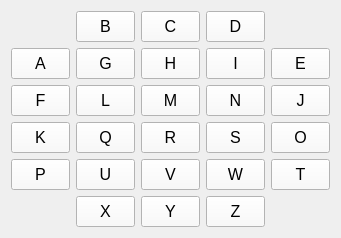
  <widget class="QWidget" name="layoutWidget">
   <property name="geometry">
    <rect>
     <x>70</x>
     <y>380</y>
     <width>341</width>
     <height>231</height>
    </rect>
   </property>
   <layout class="QGridLayout" name="gridLayout">
    <item row="1" column="3">
     <widget class="QPushButton" name="buttonAlphabet26">
      <property name="sizePolicy">
       <sizepolicy hsizetype="Preferred" vsizetype="Preferred">
        <horstretch>0</horstretch>
        <verstretch>0</verstretch>
       </sizepolicy>
      </property>
      <property name="font">
       <font>
        <pointsize>12</pointsize>
       </font>
      </property>
      <property name="styleSheet">
       <string notr="true">QPushButton {
	background-color: rgb(250, 250, 250);
	padding: 5px;
}

QPushButton:pressed {
	background-color: #ff9f05;
	border: 1px solid gray;
	padding: 5px;
}</string>
      </property>
      <property name="text">
       <string>Z</string>
      </property>
     </widget>
    </item>
    <item row="0" column="3">
     <layout class="QVBoxLayout" name="verticalLayout_4">
      <item>
       <widget class="QPushButton" name="buttonAlphabet4">
        <property name="sizePolicy">
         <sizepolicy hsizetype="Preferred" vsizetype="Preferred">
          <horstretch>0</horstretch>
          <verstretch>0</verstretch>
         </sizepolicy>
        </property>
        <property name="font">
         <font>
          <pointsize>12</pointsize>
         </font>
        </property>
        <property name="styleSheet">
         <string notr="true">QPushButton {
	background-color: rgb(250, 250, 250);
	padding: 5px;
}

QPushButton:pressed {
	background-color: #ff9f05;
	border: 1px solid gray;
	padding: 5px;
}</string>
        </property>
        <property name="text">
         <string>D</string>
        </property>
       </widget>
      </item>
      <item>
       <widget class="QPushButton" name="buttonAlphabet9">
        <property name="sizePolicy">
         <sizepolicy hsizetype="Preferred" vsizetype="Preferred">
          <horstretch>0</horstretch>
          <verstretch>0</verstretch>
         </sizepolicy>
        </property>
        <property name="font">
         <font>
          <pointsize>12</pointsize>
         </font>
        </property>
        <property name="styleSheet">
         <string notr="true">QPushButton {
	background-color: rgb(250, 250, 250);
	padding: 5px;
}

QPushButton:pressed {
	background-color: #ff9f05;
	border: 1px solid gray;
	padding: 5px;
}</string>
        </property>
        <property name="text">
         <string>I</string>
        </property>
       </widget>
      </item>
      <item>
       <widget class="QPushButton" name="buttonAlphabet14">
        <property name="sizePolicy">
         <sizepolicy hsizetype="Preferred" vsizetype="Preferred">
          <horstretch>0</horstretch>
          <verstretch>0</verstretch>
         </sizepolicy>
        </property>
        <property name="font">
         <font>
          <pointsize>12</pointsize>
         </font>
        </property>
        <property name="styleSheet">
         <string notr="true">QPushButton {
	background-color: rgb(250, 250, 250);
	padding: 5px;
}

QPushButton:pressed {
	background-color: #ff9f05;
	border: 1px solid gray;
	padding: 5px;
}</string>
        </property>
        <property name="text">
         <string>N</string>
        </property>
       </widget>
      </item>
      <item>
       <widget class="QPushButton" name="buttonAlphabet19">
        <property name="sizePolicy">
         <sizepolicy hsizetype="Preferred" vsizetype="Preferred">
          <horstretch>0</horstretch>
          <verstretch>0</verstretch>
         </sizepolicy>
        </property>
        <property name="font">
         <font>
          <pointsize>12</pointsize>
         </font>
        </property>
        <property name="styleSheet">
         <string notr="true">QPushButton {
	background-color: rgb(250, 250, 250);
	padding: 5px;
}

QPushButton:pressed {
	background-color: #ff9f05;
	border: 1px solid gray;
	padding: 5px;
}</string>
        </property>
        <property name="text">
         <string>S</string>
        </property>
       </widget>
      </item>
      <item>
       <widget class="QPushButton" name="buttonAlphabet23">
        <property name="sizePolicy">
         <sizepolicy hsizetype="Preferred" vsizetype="Preferred">
          <horstretch>0</horstretch>
          <verstretch>0</verstretch>
         </sizepolicy>
        </property>
        <property name="font">
         <font>
          <pointsize>12</pointsize>
         </font>
        </property>
        <property name="styleSheet">
         <string notr="true">QPushButton {
	background-color: rgb(250, 250, 250);
	padding: 5px;
}

QPushButton:pressed {
	background-color: #ff9f05;
	border: 1px solid gray;
	padding: 5px;
}</string>
        </property>
        <property name="text">
         <string>W</string>
        </property>
       </widget>
      </item>
     </layout>
    </item>
    <item row="1" column="2">
     <widget class="QPushButton" name="buttonAlphabet25">
      <property name="sizePolicy">
       <sizepolicy hsizetype="Preferred" vsizetype="Preferred">
        <horstretch>0</horstretch>
        <verstretch>0</verstretch>
       </sizepolicy>
      </property>
      <property name="font">
       <font>
        <pointsize>12</pointsize>
       </font>
      </property>
      <property name="styleSheet">
       <string notr="true">QPushButton {
	background-color: rgb(250, 250, 250);
	padding: 5px;
}

QPushButton:pressed {
	background-color: #ff9f05;
	border: 1px solid gray;
	padding: 5px;
}</string>
      </property>
      <property name="text">
       <string>Y</string>
      </property>
     </widget>
    </item>
    <item row="1" column="0">
     <spacer name="verticalSpacer_2">
      <property name="orientation">
       <enum>Qt::Vertical</enum>
      </property>
      <property name="sizeHint" stdset="0">
       <size>
        <width>20</width>
        <height>40</height>
       </size>
      </property>
     </spacer>
    </item>
    <item row="0" column="4">
     <layout class="QVBoxLayout" name="verticalLayout_5">
      <item>
       <spacer name="verticalSpacer_3">
        <property name="orientation">
         <enum>Qt::Vertical</enum>
        </property>
        <property name="sizeHint" stdset="0">
         <size>
          <width>20</width>
          <height>40</height>
         </size>
        </property>
       </spacer>
      </item>
      <item>
       <widget class="QPushButton" name="buttonAlphabet5">
        <property name="sizePolicy">
         <sizepolicy hsizetype="Preferred" vsizetype="Preferred">
          <horstretch>0</horstretch>
          <verstretch>0</verstretch>
         </sizepolicy>
        </property>
        <property name="font">
         <font>
          <pointsize>12</pointsize>
         </font>
        </property>
        <property name="styleSheet">
         <string notr="true">QPushButton {
	background-color: rgb(250, 250, 250);
	padding: 5px;
}

QPushButton:pressed {
	background-color: #ff9f05;
	border: 1px solid gray;
	padding: 5px;
}</string>
        </property>
        <property name="text">
         <string>E</string>
        </property>
       </widget>
      </item>
      <item>
       <widget class="QPushButton" name="buttonAlphabet10">
        <property name="sizePolicy">
         <sizepolicy hsizetype="Preferred" vsizetype="Preferred">
          <horstretch>0</horstretch>
          <verstretch>0</verstretch>
         </sizepolicy>
        </property>
        <property name="font">
         <font>
          <pointsize>12</pointsize>
         </font>
        </property>
        <property name="styleSheet">
         <string notr="true">QPushButton {
	background-color: rgb(250, 250, 250);
	padding: 5px;
}

QPushButton:pressed {
	background-color: #ff9f05;
	border: 1px solid gray;
	padding: 5px;
}</string>
        </property>
        <property name="text">
         <string>J</string>
        </property>
       </widget>
      </item>
      <item>
       <widget class="QPushButton" name="buttonAlphabet15">
        <property name="sizePolicy">
         <sizepolicy hsizetype="Preferred" vsizetype="Preferred">
          <horstretch>0</horstretch>
          <verstretch>0</verstretch>
         </sizepolicy>
        </property>
        <property name="font">
         <font>
          <pointsize>12</pointsize>
         </font>
        </property>
        <property name="styleSheet">
         <string notr="true">QPushButton {
	background-color: rgb(250, 250, 250);
	padding: 5px;
}

QPushButton:pressed {
	background-color: #ff9f05;
	border: 1px solid gray;
	padding: 5px;
}</string>
        </property>
        <property name="text">
         <string>O</string>
        </property>
       </widget>
      </item>
      <item>
       <widget class="QPushButton" name="buttonAlphabet20">
        <property name="sizePolicy">
         <sizepolicy hsizetype="Preferred" vsizetype="Preferred">
          <horstretch>0</horstretch>
          <verstretch>0</verstretch>
         </sizepolicy>
        </property>
        <property name="font">
         <font>
          <pointsize>12</pointsize>
         </font>
        </property>
        <property name="styleSheet">
         <string notr="true">QPushButton {
	background-color: rgb(250, 250, 250);
	padding: 5px;
}

QPushButton:pressed {
	background-color: #ff9f05;
	border: 1px solid gray;
	padding: 5px;
}</string>
        </property>
        <property name="text">
         <string>T</string>
        </property>
       </widget>
      </item>
     </layout>
    </item>
    <item row="0" column="0">
     <layout class="QVBoxLayout" name="verticalLayout">
      <item>
       <spacer name="verticalSpacer">
        <property name="orientation">
         <enum>Qt::Vertical</enum>
        </property>
        <property name="sizeHint" stdset="0">
         <size>
          <width>20</width>
          <height>40</height>
         </size>
        </property>
       </spacer>
      </item>
      <item>
       <widget class="QPushButton" name="buttonAlphabet1">
        <property name="sizePolicy">
         <sizepolicy hsizetype="Preferred" vsizetype="Preferred">
          <horstretch>0</horstretch>
          <verstretch>0</verstretch>
         </sizepolicy>
        </property>
        <property name="font">
         <font>
          <pointsize>12</pointsize>
         </font>
        </property>
        <property name="styleSheet">
         <string notr="true">QPushButton {
	background-color: rgb(250, 250, 250);
	padding: 5px;
}

QPushButton:pressed {
	background-color: #ff9f05;
	border: 1px solid gray;
	padding: 5px;
}</string>
        </property>
        <property name="text">
         <string>A</string>
        </property>
       </widget>
      </item>
      <item>
       <widget class="QPushButton" name="buttonAlphabet6">
        <property name="sizePolicy">
         <sizepolicy hsizetype="Preferred" vsizetype="Preferred">
          <horstretch>0</horstretch>
          <verstretch>0</verstretch>
         </sizepolicy>
        </property>
        <property name="font">
         <font>
          <pointsize>12</pointsize>
         </font>
        </property>
        <property name="styleSheet">
         <string notr="true">QPushButton {
	background-color: rgb(250, 250, 250);
	padding: 5px;
}

QPushButton:pressed {
	background-color: #ff9f05;
	border: 1px solid gray;
	padding: 5px;
}</string>
        </property>
        <property name="text">
         <string>F</string>
        </property>
       </widget>
      </item>
      <item>
       <widget class="QPushButton" name="buttonAlphabet11">
        <property name="sizePolicy">
         <sizepolicy hsizetype="Preferred" vsizetype="Preferred">
          <horstretch>0</horstretch>
          <verstretch>0</verstretch>
         </sizepolicy>
        </property>
        <property name="font">
         <font>
          <pointsize>12</pointsize>
         </font>
        </property>
        <property name="styleSheet">
         <string notr="true">QPushButton {
	background-color: rgb(250, 250, 250);
	padding: 5px;
}

QPushButton:pressed {
	background-color: #ff9f05;
	border: 1px solid gray;
	padding: 5px;
}</string>
        </property>
        <property name="text">
         <string>K</string>
        </property>
       </widget>
      </item>
      <item>
       <widget class="QPushButton" name="buttonAlphabet16">
        <property name="sizePolicy">
         <sizepolicy hsizetype="Preferred" vsizetype="Preferred">
          <horstretch>0</horstretch>
          <verstretch>0</verstretch>
         </sizepolicy>
        </property>
        <property name="font">
         <font>
          <pointsize>12</pointsize>
         </font>
        </property>
        <property name="styleSheet">
         <string notr="true">QPushButton {
	background-color: rgb(250, 250, 250);
	padding: 5px;
}

QPushButton:pressed {
	background-color: #ff9f05;
	border: 1px solid gray;
	padding: 5px;
}</string>
        </property>
        <property name="text">
         <string>P</string>
        </property>
       </widget>
      </item>
     </layout>
    </item>
    <item row="0" column="2">
     <layout class="QVBoxLayout" name="verticalLayout_3">
      <item>
       <widget class="QPushButton" name="buttonAlphabet3">
        <property name="sizePolicy">
         <sizepolicy hsizetype="Preferred" vsizetype="Preferred">
          <horstretch>0</horstretch>
          <verstretch>0</verstretch>
         </sizepolicy>
        </property>
        <property name="font">
         <font>
          <pointsize>12</pointsize>
         </font>
        </property>
        <property name="styleSheet">
         <string notr="true">QPushButton {
	background-color: rgb(250, 250, 250);
	padding: 5px;
}

QPushButton:pressed {
	background-color: #ff9f05;
	border: 1px solid gray;
	padding: 5px;
}</string>
        </property>
        <property name="text">
         <string>C</string>
        </property>
       </widget>
      </item>
      <item>
       <widget class="QPushButton" name="buttonAlphabet8">
        <property name="sizePolicy">
         <sizepolicy hsizetype="Preferred" vsizetype="Preferred">
          <horstretch>0</horstretch>
          <verstretch>0</verstretch>
         </sizepolicy>
        </property>
        <property name="font">
         <font>
          <pointsize>12</pointsize>
         </font>
        </property>
        <property name="styleSheet">
         <string notr="true">QPushButton {
	background-color: rgb(250, 250, 250);
	padding: 5px;
}

QPushButton:pressed {
	background-color: #ff9f05;
	border: 1px solid gray;
	padding: 5px;
}</string>
        </property>
        <property name="text">
         <string>H</string>
        </property>
       </widget>
      </item>
      <item>
       <widget class="QPushButton" name="buttonAlphabet13">
        <property name="sizePolicy">
         <sizepolicy hsizetype="Preferred" vsizetype="Preferred">
          <horstretch>0</horstretch>
          <verstretch>0</verstretch>
         </sizepolicy>
        </property>
        <property name="font">
         <font>
          <pointsize>12</pointsize>
         </font>
        </property>
        <property name="styleSheet">
         <string notr="true">QPushButton {
	background-color: rgb(250, 250, 250);
	padding: 5px;
}

QPushButton:pressed {
	background-color: #ff9f05;
	border: 1px solid gray;
	padding: 5px;
}</string>
        </property>
        <property name="text">
         <string>M</string>
        </property>
       </widget>
      </item>
      <item>
       <widget class="QPushButton" name="buttonAlphabet18">
        <property name="sizePolicy">
         <sizepolicy hsizetype="Preferred" vsizetype="Preferred">
          <horstretch>0</horstretch>
          <verstretch>0</verstretch>
         </sizepolicy>
        </property>
        <property name="font">
         <font>
          <pointsize>12</pointsize>
         </font>
        </property>
        <property name="styleSheet">
         <string notr="true">QPushButton {
	background-color: rgb(250, 250, 250);
	padding: 5px;
}

QPushButton:pressed {
	background-color: #ff9f05;
	border: 1px solid gray;
	padding: 5px;
}</string>
        </property>
        <property name="text">
         <string>R</string>
        </property>
       </widget>
      </item>
      <item>
       <widget class="QPushButton" name="buttonAlphabet22">
        <property name="sizePolicy">
         <sizepolicy hsizetype="Preferred" vsizetype="Preferred">
          <horstretch>0</horstretch>
          <verstretch>0</verstretch>
         </sizepolicy>
        </property>
        <property name="font">
         <font>
          <pointsize>12</pointsize>
         </font>
        </property>
        <property name="styleSheet">
         <string notr="true">QPushButton {
	background-color: rgb(250, 250, 250);
	padding: 5px;
}

QPushButton:pressed {
	background-color: #ff9f05;
	border: 1px solid gray;
	padding: 5px;
}</string>
        </property>
        <property name="text">
         <string>V</string>
        </property>
       </widget>
      </item>
     </layout>
    </item>
    <item row="0" column="1">
     <layout class="QVBoxLayout" name="verticalLayout_2">
      <item>
       <widget class="QPushButton" name="buttonAlphabet2">
        <property name="sizePolicy">
         <sizepolicy hsizetype="Preferred" vsizetype="Preferred">
          <horstretch>0</horstretch>
          <verstretch>0</verstretch>
         </sizepolicy>
        </property>
        <property name="font">
         <font>
          <pointsize>12</pointsize>
         </font>
        </property>
        <property name="styleSheet">
         <string notr="true">QPushButton {
	background-color: rgb(250, 250, 250);
	padding: 5px;
}

QPushButton:pressed {
	background-color: #ff9f05;
	border: 1px solid gray;
	padding: 5px;
}</string>
        </property>
        <property name="text">
         <string>B</string>
        </property>
       </widget>
      </item>
      <item>
       <widget class="QPushButton" name="buttonAlphabet7">
        <property name="sizePolicy">
         <sizepolicy hsizetype="Preferred" vsizetype="Preferred">
          <horstretch>0</horstretch>
          <verstretch>0</verstretch>
         </sizepolicy>
        </property>
        <property name="font">
         <font>
          <pointsize>12</pointsize>
         </font>
        </property>
        <property name="styleSheet">
         <string notr="true">QPushButton {
	background-color: rgb(250, 250, 250);
	padding: 5px;
}

QPushButton:pressed {
	background-color: #ff9f05;
	border: 1px solid gray;
	padding: 5px;
}</string>
        </property>
        <property name="text">
         <string>G</string>
        </property>
       </widget>
      </item>
      <item>
       <widget class="QPushButton" name="buttonAlphabet12">
        <property name="sizePolicy">
         <sizepolicy hsizetype="Preferred" vsizetype="Preferred">
          <horstretch>0</horstretch>
          <verstretch>0</verstretch>
         </sizepolicy>
        </property>
        <property name="font">
         <font>
          <pointsize>12</pointsize>
         </font>
        </property>
        <property name="styleSheet">
         <string notr="true">QPushButton {
	background-color: rgb(250, 250, 250);
	padding: 5px;
}

QPushButton:pressed {
	background-color: #ff9f05;
	border: 1px solid gray;
	padding: 5px;
}</string>
        </property>
        <property name="text">
         <string>L</string>
        </property>
       </widget>
      </item>
      <item>
       <widget class="QPushButton" name="buttonAlphabet17">
        <property name="sizePolicy">
         <sizepolicy hsizetype="Preferred" vsizetype="Preferred">
          <horstretch>0</horstretch>
          <verstretch>0</verstretch>
         </sizepolicy>
        </property>
        <property name="font">
         <font>
          <pointsize>12</pointsize>
         </font>
        </property>
        <property name="styleSheet">
         <string notr="true">QPushButton {
	background-color: rgb(250, 250, 250);
	padding: 5px;
}

QPushButton:pressed {
	background-color: #ff9f05;
	border: 1px solid gray;
	padding: 5px;
}</string>
        </property>
        <property name="text">
         <string>Q</string>
        </property>
       </widget>
      </item>
      <item>
       <widget class="QPushButton" name="buttonAlphabet21">
        <property name="sizePolicy">
         <sizepolicy hsizetype="Preferred" vsizetype="Preferred">
          <horstretch>0</horstretch>
          <verstretch>0</verstretch>
         </sizepolicy>
        </property>
        <property name="font">
         <font>
          <pointsize>12</pointsize>
         </font>
        </property>
        <property name="styleSheet">
         <string notr="true">QPushButton {
	background-color: rgb(250, 250, 250);
	padding: 5px;
}

QPushButton:pressed {
	background-color: #ff9f05;
	border: 1px solid gray;
	padding: 5px;
}</string>
        </property>
        <property name="text">
         <string>U</string>
        </property>
       </widget>
      </item>
     </layout>
    </item>
    <item row="1" column="1">
     <widget class="QPushButton" name="buttonAlphabet24">
      <property name="sizePolicy">
       <sizepolicy hsizetype="Preferred" vsizetype="Preferred">
        <horstretch>0</horstretch>
        <verstretch>0</verstretch>
       </sizepolicy>
      </property>
      <property name="font">
       <font>
        <pointsize>12</pointsize>
       </font>
      </property>
      <property name="styleSheet">
       <string notr="true">QPushButton {
	background-color: rgb(250, 250, 250);
	padding: 5px;
}

QPushButton:pressed {
	background-color: #ff9f05;
	border: 1px solid gray;
	padding: 5px;
}</string>
      </property>
      <property name="text">
       <string>X</string>
      </property>
     </widget>
    </item>
    <item row="1" column="4">
     <spacer name="verticalSpacer_4">
      <property name="orientation">
       <enum>Qt::Vertical</enum>
      </property>
      <property name="sizeHint" stdset="0">
       <size>
        <width>20</width>
        <height>40</height>
       </size>
      </property>
     </spacer>
    </item>
   </layout>
  </widget>
